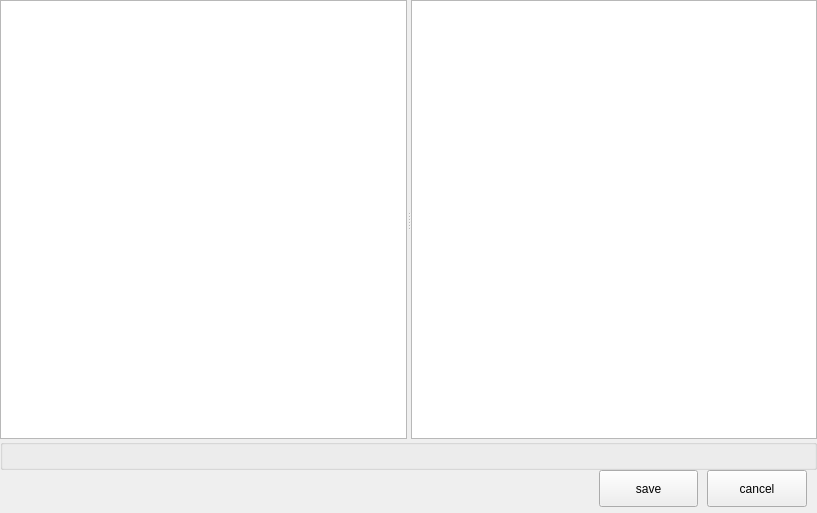
<?xml version="1.0" encoding="UTF-8"?>
<ui version="4.0">
 <class>CProgramFormulaView</class>
 <widget class="QWidget" name="CProgramFormulaView">
  <property name="geometry">
   <rect>
    <x>0</x>
    <y>0</y>
    <width>817</width>
    <height>513</height>
   </rect>
  </property>
  <property name="windowTitle">
   <string>Form</string>
  </property>
  <layout class="QVBoxLayout" name="verticalLayout_3" stretch="12,0,1">
   <property name="spacing">
    <number>0</number>
   </property>
   <property name="leftMargin">
    <number>0</number>
   </property>
   <property name="topMargin">
    <number>0</number>
   </property>
   <property name="rightMargin">
    <number>0</number>
   </property>
   <property name="bottomMargin">
    <number>6</number>
   </property>
   <item>
    <widget class="CMiniSplitter" name="splitter">
     <property name="sizePolicy">
      <sizepolicy hsizetype="Preferred" vsizetype="Preferred">
       <horstretch>0</horstretch>
       <verstretch>0</verstretch>
      </sizepolicy>
     </property>
     <property name="orientation">
      <enum>Qt::Horizontal</enum>
     </property>
     <widget class="QWidget" name="verticalLayoutWidget">
      <layout class="QVBoxLayout" name="verticalLayout">
       <property name="spacing">
        <number>0</number>
       </property>
       <item>
        <widget class="CStyledBar" name="m_inToolBar" native="true"/>
       </item>
       <item>
        <widget class="CTableView" name="m_inTableView"/>
       </item>
      </layout>
     </widget>
     <widget class="QWidget" name="verticalLayoutWidget_2">
      <layout class="QVBoxLayout" name="verticalLayout_2">
       <property name="spacing">
        <number>0</number>
       </property>
       <property name="sizeConstraint">
        <enum>QLayout::SetDefaultConstraint</enum>
       </property>
       <item>
        <widget class="CStyledBar" name="m_outToolBar" native="true"/>
       </item>
       <item>
        <widget class="CTableView" name="m_outTableView"/>
       </item>
      </layout>
     </widget>
    </widget>
   </item>
   <item>
    <widget class="QGroupBox" name="groupBox">
     <property name="sizePolicy">
      <sizepolicy hsizetype="Preferred" vsizetype="Preferred">
       <horstretch>0</horstretch>
       <verstretch>0</verstretch>
      </sizepolicy>
     </property>
     <property name="title">
      <string/>
     </property>
    </widget>
   </item>
   <item>
    <layout class="QHBoxLayout" name="horizontalLayout" stretch="6,1,1">
     <property name="spacing">
      <number>9</number>
     </property>
     <property name="rightMargin">
      <number>10</number>
     </property>
     <item>
      <spacer name="horizontalSpacer">
       <property name="orientation">
        <enum>Qt::Horizontal</enum>
       </property>
       <property name="sizeHint" stdset="0">
        <size>
         <width>40</width>
         <height>20</height>
        </size>
       </property>
      </spacer>
     </item>
     <item>
      <widget class="QToolButton" name="m_saveButton">
       <property name="sizePolicy">
        <sizepolicy hsizetype="Preferred" vsizetype="Preferred">
         <horstretch>0</horstretch>
         <verstretch>0</verstretch>
        </sizepolicy>
       </property>
       <property name="text">
        <string>save</string>
       </property>
      </widget>
     </item>
     <item>
      <widget class="QToolButton" name="m_cancelButton">
       <property name="sizePolicy">
        <sizepolicy hsizetype="Preferred" vsizetype="Preferred">
         <horstretch>0</horstretch>
         <verstretch>0</verstretch>
        </sizepolicy>
       </property>
       <property name="text">
        <string>cancel</string>
       </property>
      </widget>
     </item>
    </layout>
   </item>
  </layout>
 </widget>
 <customwidgets>
  <customwidget>
   <class>CStyledBar</class>
   <extends>QWidget</extends>
   <header>style/cstyledbar.h</header>
   <container>1</container>
  </customwidget>
  <customwidget>
   <class>CTableView</class>
   <extends>QTableView</extends>
   <header>view/ctableview.h</header>
  </customwidget>
  <customwidget>
   <class>CMiniSplitter</class>
   <extends>QSplitter</extends>
   <header>widget/cminisplitter.h</header>
   <container>1</container>
  </customwidget>
 </customwidgets>
 <resources/>
 <connections/>
</ui>
